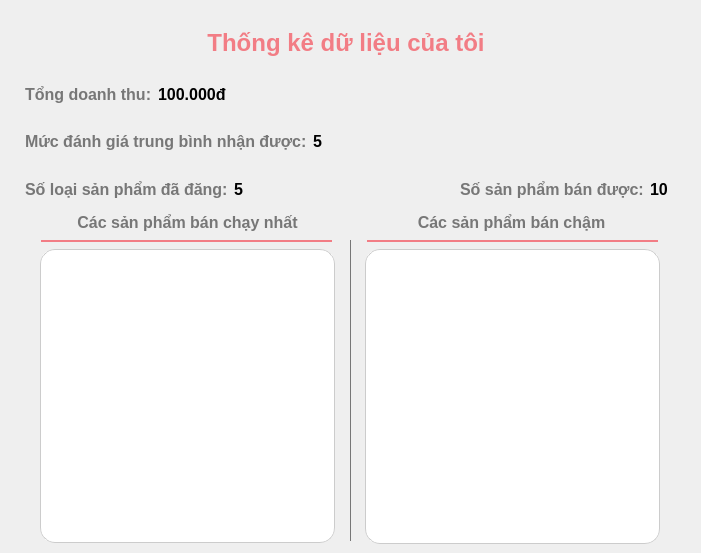
         <widget class="QWidget" name="sellerStatistics">
          <property name="styleSheet">
           <string notr="true">QWidget#sellerStatistics {
	background-color: white;
}</string>
          </property>
          <widget class="QLabel" name="label_71">
           <property name="geometry">
            <rect>
             <x>0</x>
             <y>22</y>
             <width>692</width>
             <height>41</height>
            </rect>
           </property>
           <property name="styleSheet">
            <string notr="true">font-size: 24px;
color: #f27d85;
font-weight: bold;</string>
           </property>
           <property name="text">
            <string>Thống kê dữ liệu của tôi</string>
           </property>
           <property name="alignment">
            <set>Qt::AlignCenter</set>
           </property>
          </widget>
          <widget class="QWidget" name="widget_4" native="true">
           <property name="geometry">
            <rect>
             <x>16</x>
             <y>73</y>
             <width>661</width>
             <height>137</height>
            </rect>
           </property>
           <property name="styleSheet">
            <string notr="true">font-size: 16px;
font-weight: bold;</string>
           </property>
           <layout class="QVBoxLayout" name="verticalLayout_6">
            <item>
             <widget class="QWidget" name="widget_9" native="true">
              <layout class="QHBoxLayout" name="horizontalLayout_3" stretch="0,1">
               <property name="topMargin">
                <number>5</number>
               </property>
               <property name="bottomMargin">
                <number>5</number>
               </property>
               <item>
                <widget class="QLabel" name="label_72">
                 <property name="styleSheet">
                  <string notr="true">color: #777;</string>
                 </property>
                 <property name="text">
                  <string>Tổng doanh thu:</string>
                 </property>
                </widget>
               </item>
               <item>
                <widget class="QLabel" name="sellerRevenue">
                 <property name="text">
                  <string>100.000đ</string>
                 </property>
                </widget>
               </item>
              </layout>
             </widget>
            </item>
            <item>
             <widget class="QWidget" name="widget_10" native="true">
              <layout class="QHBoxLayout" name="horizontalLayout_18" stretch="0,1">
               <property name="topMargin">
                <number>5</number>
               </property>
               <property name="bottomMargin">
                <number>5</number>
               </property>
               <item>
                <widget class="QLabel" name="label_74">
                 <property name="styleSheet">
                  <string notr="true">color: #777;</string>
                 </property>
                 <property name="text">
                  <string>Mức đánh giá trung bình nhận được:</string>
                 </property>
                </widget>
               </item>
               <item>
                <widget class="QLabel" name="sellerAvgRating">
                 <property name="text">
                  <string>5</string>
                 </property>
                </widget>
               </item>
              </layout>
             </widget>
            </item>
            <item>
             <widget class="QWidget" name="widget_28" native="true">
              <layout class="QHBoxLayout" name="horizontalLayout_19" stretch="0,1,0,0">
               <property name="topMargin">
                <number>5</number>
               </property>
               <property name="bottomMargin">
                <number>5</number>
               </property>
               <item>
                <widget class="QLabel" name="label_76">
                 <property name="styleSheet">
                  <string notr="true">color: #777;</string>
                 </property>
                 <property name="text">
                  <string>Số loại sản phẩm đã đăng:</string>
                 </property>
                </widget>
               </item>
               <item>
                <widget class="QLabel" name="sellerPostedQuantity">
                 <property name="text">
                  <string>5</string>
                 </property>
                </widget>
               </item>
               <item>
                <widget class="QLabel" name="label_91">
                 <property name="styleSheet">
                  <string notr="true">color: #777;</string>
                 </property>
                 <property name="text">
                  <string>Số sản phẩm bán được:</string>
                 </property>
                </widget>
               </item>
               <item>
                <widget class="QLabel" name="sellerSoldQuantity">
                 <property name="text">
                  <string>10</string>
                 </property>
                </widget>
               </item>
              </layout>
             </widget>
            </item>
           </layout>
          </widget>
          <widget class="QScrollArea" name="sellerHitProductsScroll">
           <property name="geometry">
            <rect>
             <x>40</x>
             <y>249</y>
             <width>295</width>
             <height>294</height>
            </rect>
           </property>
           <property name="styleSheet">
            <string notr="true">QScrollArea {
	border-radius: 15px;
	background-color: white;
}

QScrollBar:vertical {              
	border: 1px solid #999999;
	border-radius: 5px;
    background: transparent;
    width: 12px;    
    margin: 0px 0px 0px 0px;
}

QScrollBar::handle:vertical {
    background: #f27d85;
	border-radius: 5px;
}

QScrollBar::add-line:vertical {
    height: 0px;
    subcontrol-position: bottom;
    subcontrol-origin: margin;
}

QScrollBar::sub-line:vertical {
    height: 0 px;
    subcontrol-position: top;
    subcontrol-origin: margin;
}</string>
           </property>
           <property name="widgetResizable">
            <bool>true</bool>
           </property>
           <widget class="QWidget" name="scrollAreaWidgetContents_16">
            <property name="geometry">
             <rect>
              <x>0</x>
              <y>0</y>
              <width>295</width>
              <height>294</height>
             </rect>
            </property>
            <property name="styleSheet">
             <string notr="true">QWidget#scrollAreaWidgetContents_16 {   
    background-color: white;
	border: 1px solid #ccc;
	border-radius: 15px;
}</string>
            </property>
           </widget>
          </widget>
          <widget class="QScrollArea" name="sellerStaleProductsScroll">
           <property name="geometry">
            <rect>
             <x>365</x>
             <y>249</y>
             <width>295</width>
             <height>295</height>
            </rect>
           </property>
           <property name="styleSheet">
            <string notr="true">QScrollArea {
	border-radius: 15px;
	background-color: white;
}

QScrollBar:vertical {              
	border: 1px solid #999999;
	border-radius: 5px;
    background: transparent;
    width: 12px;    
    margin: 0px 0px 0px 0px;
}

QScrollBar::handle:vertical {
    background: #f27d85;
	border-radius: 5px;
}

QScrollBar::add-line:vertical {
    height: 0px;
    subcontrol-position: bottom;
    subcontrol-origin: margin;
}

QScrollBar::sub-line:vertical {
    height: 0 px;
    subcontrol-position: top;
    subcontrol-origin: margin;
}</string>
           </property>
           <property name="widgetResizable">
            <bool>true</bool>
           </property>
           <widget class="QWidget" name="scrollAreaWidgetContents_18">
            <property name="geometry">
             <rect>
              <x>0</x>
              <y>0</y>
              <width>295</width>
              <height>295</height>
             </rect>
            </property>
            <property name="styleSheet">
             <string notr="true">QWidget#scrollAreaWidgetContents_18 {   
    background-color: white;
	border: 1px solid #ccc;
	border-radius: 15px;
}</string>
            </property>
           </widget>
          </widget>
          <widget class="QLabel" name="label_101">
           <property name="geometry">
            <rect>
             <x>364</x>
             <y>212</y>
             <width>295</width>
             <height>21</height>
            </rect>
           </property>
           <property name="styleSheet">
            <string notr="true">color: #777;
font-weight: bold;
font-size: 16px;</string>
           </property>
           <property name="text">
            <string>Các sản phẩm bán chậm</string>
           </property>
           <property name="alignment">
            <set>Qt::AlignCenter</set>
           </property>
          </widget>
          <widget class="QFrame" name="frame_15">
           <property name="geometry">
            <rect>
             <x>41</x>
             <y>222</y>
             <width>291</width>
             <height>20</height>
            </rect>
           </property>
           <property name="styleSheet">
            <string notr="true">border-bottom-width: 2px;
border-bottom-style: solid;
border-bottom-color: #f27d85;
border-radius: 0px;</string>
           </property>
           <property name="frameShape">
            <enum>QFrame::StyledPanel</enum>
           </property>
           <property name="frameShadow">
            <enum>QFrame::Raised</enum>
           </property>
          </widget>
          <widget class="QLabel" name="label_102">
           <property name="geometry">
            <rect>
             <x>40</x>
             <y>212</y>
             <width>295</width>
             <height>21</height>
            </rect>
           </property>
           <property name="styleSheet">
            <string notr="true">color: #777;
font-weight: bold;
font-size: 16px;</string>
           </property>
           <property name="text">
            <string>Các sản phẩm bán chạy nhất</string>
           </property>
           <property name="alignment">
            <set>Qt::AlignCenter</set>
           </property>
          </widget>
          <widget class="QFrame" name="frame_16">
           <property name="geometry">
            <rect>
             <x>367</x>
             <y>222</y>
             <width>291</width>
             <height>20</height>
            </rect>
           </property>
           <property name="styleSheet">
            <string notr="true">border-bottom-width: 2px;
border-bottom-style: solid;
border-bottom-color: #f27d85;
border-radius: 0px;</string>
           </property>
           <property name="frameShape">
            <enum>QFrame::StyledPanel</enum>
           </property>
           <property name="frameShadow">
            <enum>QFrame::Raised</enum>
           </property>
          </widget>
          <widget class="QFrame" name="frame_20">
           <property name="geometry">
            <rect>
             <x>335</x>
             <y>240</y>
             <width>16</width>
             <height>301</height>
            </rect>
           </property>
           <property name="styleSheet">
            <string notr="true">border-right-width: 1px;
border-right-style: solid;
border-right-color: #777;
border-radius: 0px;</string>
           </property>
           <property name="frameShape">
            <enum>QFrame::StyledPanel</enum>
           </property>
           <property name="frameShadow">
            <enum>QFrame::Raised</enum>
           </property>
          </widget>
         </widget>
